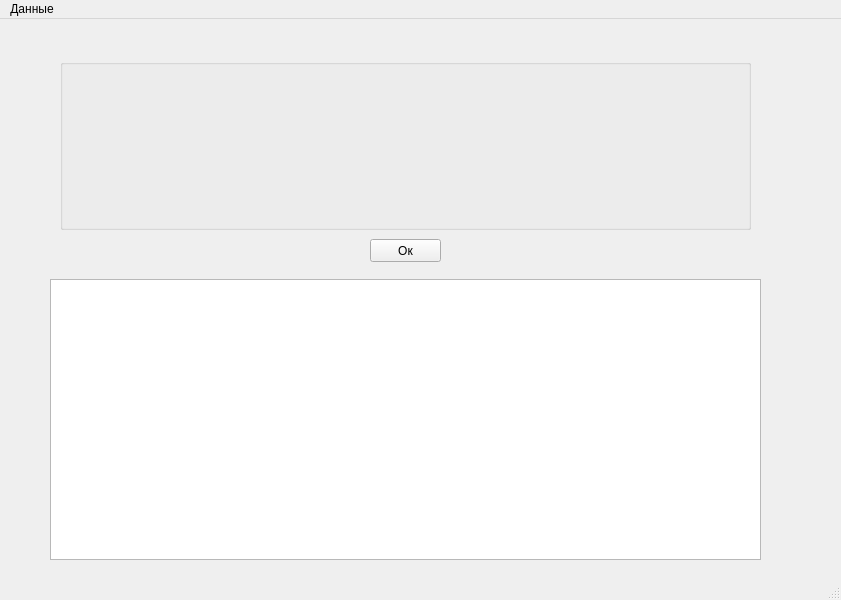
<?xml version="1.0" encoding="UTF-8"?>
<ui version="4.0">
 <class>MainWindow</class>
 <widget class="QMainWindow" name="MainWindow">
  <property name="geometry">
   <rect>
    <x>0</x>
    <y>0</y>
    <width>841</width>
    <height>600</height>
   </rect>
  </property>
  <property name="windowTitle">
   <string>MainWindow</string>
  </property>
  <widget class="QWidget" name="centralwidget">
   <widget class="QPushButton" name="okPushButton">
    <property name="geometry">
     <rect>
      <x>370</x>
      <y>220</y>
      <width>71</width>
      <height>23</height>
     </rect>
    </property>
    <property name="text">
     <string>Ок</string>
    </property>
   </widget>
   <widget class="QGroupBox" name="groupCheckBox">
    <property name="geometry">
     <rect>
      <x>60</x>
      <y>40</y>
      <width>691</width>
      <height>171</height>
     </rect>
    </property>
    <property name="minimumSize">
     <size>
      <width>100</width>
      <height>171</height>
     </size>
    </property>
    <property name="title">
     <string/>
    </property>
   </widget>
   <widget class="QTableView" name="tableView">
    <property name="geometry">
     <rect>
      <x>50</x>
      <y>260</y>
      <width>711</width>
      <height>281</height>
     </rect>
    </property>
   </widget>
  </widget>
  <widget class="QMenuBar" name="menubar">
   <property name="geometry">
    <rect>
     <x>0</x>
     <y>0</y>
     <width>841</width>
     <height>21</height>
    </rect>
   </property>
   <widget class="QMenu" name="menu">
    <property name="title">
     <string>Данные</string>
    </property>
    <addaction name="dataFromFile"/>
    <addaction name="dataFromSite"/>
   </widget>
   <addaction name="menu"/>
  </widget>
  <widget class="QStatusBar" name="statusbar"/>
  <action name="dataFromFile">
   <property name="text">
    <string>Данные из файла</string>
   </property>
  </action>
  <action name="dataFromSite">
   <property name="text">
    <string>Данные с сайта</string>
   </property>
  </action>
 </widget>
 <resources/>
 <connections/>
</ui>
